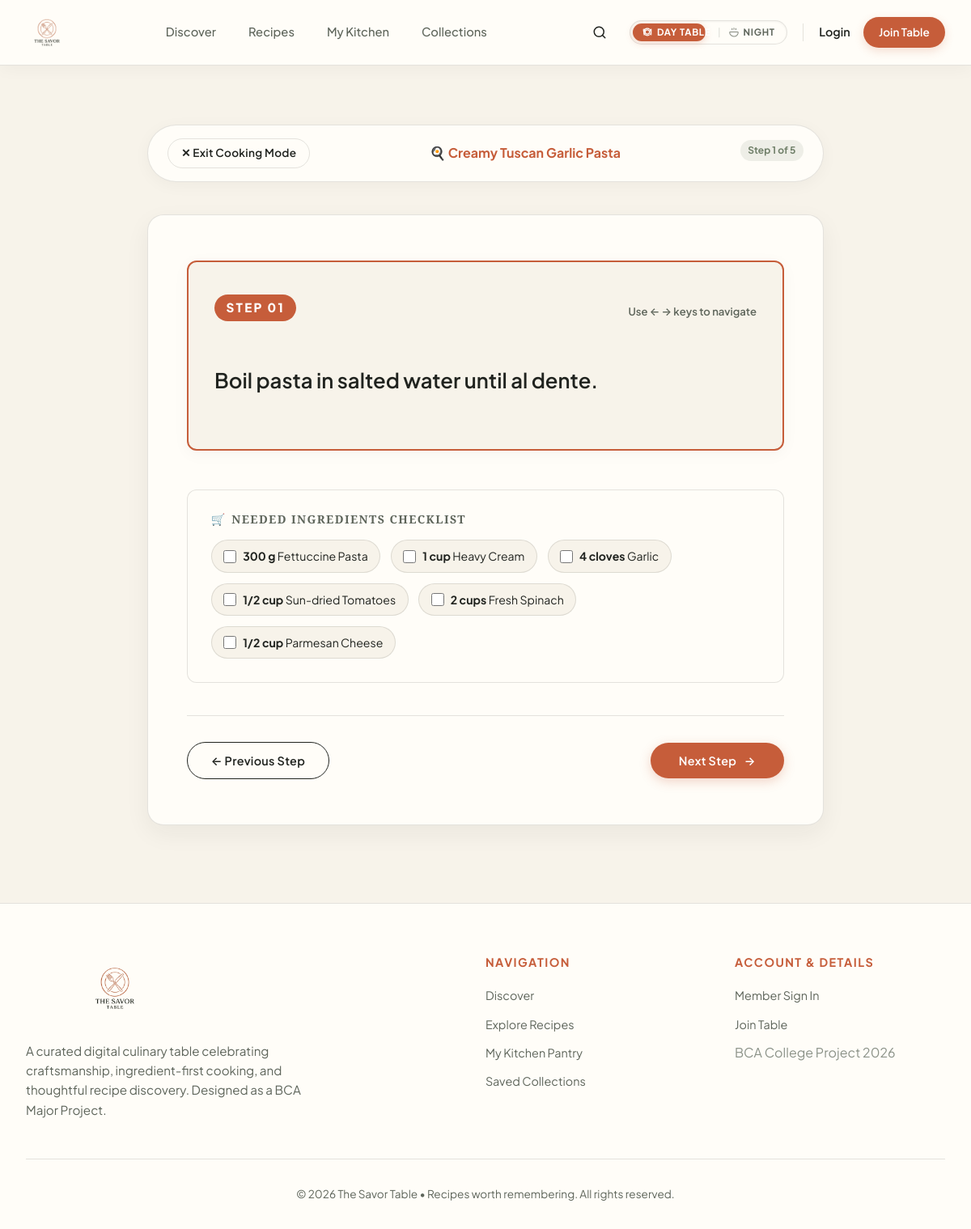
Page /recipes/1/cook on the committed database.
### models.py (models this page shows, shortened)
class Recipe(db.Model):
    __tablename__ = 'recipes'
    id = db.Column(db.Integer, primary_key=True)
    title = db.Column(db.String(200), nullable=False)
    description = db.Column(db.Text, nullable=True)
    image = db.Column(db.String(255), nullable=True)
    category_id = db.Column(db.Integer, db.ForeignKey('categories.id'), nullable=False)
    cuisine = db.Column(db.String(100), nullable=True)
    prep_time = db.Column(db.Integer, nullable=True)  # in minutes
    cook_time = db.Column(db.Integer, nullable=True)  # in minutes
    servings = db.Column(db.Integer, nullable=True)
    difficulty = db.Column(db.String(20), nullable=True, default='Medium')  # 'Easy', 'Medium', 'Hard'
    instructions = db.Column(db.Text, nullable=True)
    author_id = db.Column(db.Integer, db.ForeignKey('users.id'), nullable=False)
    created_at = db.Column(db.DateTime, default=datetime.utcnow)
    updated_at = db.Column(db.DateTime, default=datetime.utcnow, onupdate=datetime.utcnow)
    author = db.relationship('User', backref=db.backref('recipes', lazy=True))
    ingredients = db.relationship('Ingredient', backref='recipe', lazy=True, cascade='all, delete-orphan')
    favorites = db.relationship('Favorite', backref='recipe', lazy=True, cascade='all, delete-orphan')
    reviews = db.relationship('Review', backref='recipe', lazy=True, cascade='all, delete-orphan')

class Ingredient(db.Model):
    __tablename__ = 'ingredients'
    id = db.Column(db.Integer, primary_key=True)
    recipe_id = db.Column(db.Integer, db.ForeignKey('recipes.id'), nullable=False)
    name = db.Column(db.String(150), nullable=False)
    quantity = db.Column(db.String(50), nullable=True)
    unit = db.Column(db.String(50), nullable=True)

### app.py (the view)
    @app.route('/recipes/<int:recipe_id>/cook')
    def cooking_mode(recipe_id):
        recipe = db.session.get(Recipe, recipe_id)
        if not recipe:
            flash('Recipe not found.', 'danger')
            return redirect(url_for('recipes_list'))
        def parse_recipe_instructions(instructions_raw):
            if not instructions_raw:
                return []
            lines = [line.strip() for line in instructions_raw.splitlines() if line.strip()]
            steps = []
            for line in lines:
                chunks = re.split(r'(?:\r?\n|(?<=\.|\!|\?)\s+(?=(?:Step\s*)?\d+[\.\:\)]\s+))', line, flags=re.IGNORECASE)
                for chunk in chunks:
                    chunk_clean = chunk.strip()
                    if not chunk_clean:
                        continue
                    cleaned = re.sub(r'^(?:step\s*\d+[\.\:\)\-]*\s*|\d+[\.\)\:\-]+\s*)', '', chunk_clean, flags=re.IGNORECASE).strip()
                    if cleaned:
                        steps.append(cleaned)
            if not steps and instructions_raw.strip():
                cleaned = re.sub(r'^(?:step\s*\d+[\.\:\)\-]*\s*|\d+[\.\)\:\-]+\s*)', '', instructions_raw.strip(), flags=re.IGNORECASE).strip()
                if cleaned:
                    steps.append(cleaned)
            return steps
        instructions_list = parse_recipe_instructions(recipe.instructions)
        return render_template('cooking_mode.html', recipe=recipe, instructions_list=instructions_list)

### templates/cooking_mode.html (shortened to what this page needs)
{% extends "base.html" %}
{% block content %}
<section style="padding: 4rem 0 6rem; min-height: 80vh;">
    <div class="container" style="max-width: 900px;">
        <div style="display: flex; justify-content: space-between; align-items: center; margin-bottom: 2.5rem; background: var(--bg-card); border: 1px solid var(--border-color); padding: 1rem 1.5rem; border-radius: var(--radius-pill); box-shadow: var(--shadow-subtle);">
            <a href="{{ url_for('recipe_details', recipe_id=recipe.id) }}" class="btn btn-ghost" style="padding: 0.4rem 1rem; font-size: 0.85rem;">
                <span>✕ Exit Cooking Mode</span>
            </a>
            <div style="font-weight: 700; font-size: 1rem; color: var(--terracotta);">
                🍳 {{ recipe.title }}
            </div>
            <span id="stepCounterBadge" class="badge-sage">Step 1 of {{ instructions_list|length if instructions_list else 1 }}</span>
        </div>
        <div style="background: var(--bg-card); border: 1px solid var(--border-color); border-radius: var(--radius-lg); padding: 3.5rem 3rem; box-shadow: var(--shadow-card); position: relative;">
            <div style="background: var(--bg-primary); border: 2px solid var(--terracotta); border-radius: var(--radius-md); padding: 2.5rem 2rem; margin-bottom: 3rem; box-shadow: var(--shadow-subtle);">
                <div style="display: flex; justify-content: space-between; align-items: center; margin-bottom: 1.2rem;">
                    <span id="stepBadge" class="section-tag" style="font-size: 0.95rem; font-weight: 800; color: #ffffff; background: var(--terracotta); padding: 0.3rem 0.9rem; border-radius: var(--radius-pill); letter-spacing: 0.15em;">STEP 01</span>
                    <span style="font-size: 0.82rem; color: var(--text-muted); font-weight: 600;">Use ← → keys to navigate</span>
                </div>
                <div id="stepInstructionText" style="font-size: 1.6rem; line-height: 1.7; color: var(--text-main); font-weight: 600; min-height: 90px; display: flex; align-items: center;">
                </div>
            </div>
            {% if recipe.ingredients %}
                <div style="background: var(--bg-card); border: 1px solid var(--border-color); border-radius: var(--radius-md); padding: 1.8rem; margin-bottom: 2.5rem;">
                    <h4 style="font-size: 0.88rem; font-weight: 700; text-transform: uppercase; letter-spacing: 0.1em; color: var(--text-muted); margin-bottom: 1rem; display: flex; align-items: center; gap: 0.4rem;">
                        <span>🛒</span> <span>Needed Ingredients Checklist</span>
                    </h4>
                    <div style="display: flex; flex-wrap: wrap; gap: 0.8rem;">
                        {% for ing in recipe.ingredients %}
                            <label style="display: inline-flex; align-items: center; gap: 0.5rem; background: var(--bg-primary); border: 1px solid var(--border-color); padding: 0.5rem 0.9rem; border-radius: var(--radius-pill); font-size: 0.88rem; cursor: pointer; user-select: none;">
                                <input type="checkbox" style="accent-color: var(--terracotta); width: 16px; height: 16px;">
                                <span style="color: var(--text-main);"><strong>{{ ing.quantity if ing.quantity else '' }} {{ ing.unit if ing.unit else '' }}</strong> {{ ing.name }}</span>
                            </label>
                        {% endfor %}
                    </div>
                </div>
            {% endif %}
            <div style="display: flex; justify-content: space-between; align-items: center; padding-top: 2rem; border-top: 1px solid var(--border-color);">
                <button type="button" class="btn btn-outline-dark" id="prevStepBtn" onclick="prevStep()" disabled style="padding: 0.8rem 1.8rem;">
                    <span>← Previous Step</span>
                </button>
                <button type="button" class="btn btn-terracotta" id="nextStepBtn" onclick="nextStep()" style="padding: 0.8rem 2.2rem;">
                </button>
            </div>
        </div>
    </div>
</section>
{% endblock %}

### templates/base.html (shortened to what this page needs)
<!DOCTYPE html>
<html lang="en">
<head>
    <link rel="stylesheet" href="{{ url_for('static', filename='css/style.css') }}">
</head>
<body>
    <header class="navbar-fixed-header" id="mainHeader">
        <div class="nav-container">
            <a href="{{ url_for('index') }}" class="brand-logo-link" aria-label="The Savor Table Home">
                <img src="{{ url_for('static', filename='images/savor-table-logo.png') }}" alt="The Savor Table - Recipes worth remembering" class="brand-logo-img">
            </a>
            <ul class="nav-links-center">
                <li class="nav-item {% if request.endpoint == 'index' %}active{% endif %}">
                    <a href="{{ url_for('index') }}" class="nav-link">
                        <span class="link-label">Discover</span>
                    </a>
                </li>
                <li class="nav-item {% if request.endpoint in ['recipes_list', 'recipe_details'] %}active{% endif %}">
                    <a href="{{ url_for('recipes_list') }}" class="nav-link">
                        <span class="link-label">Recipes</span>
                    </a>
                </li>
                <li class="nav-item {% if request.endpoint == 'my_kitchen' %}active{% endif %}">
                    <a href="{{ url_for('my_kitchen') }}" class="nav-link">
                        <span class="link-label">My Kitchen</span>
                    </a>
                </li>
                <li class="nav-item {% if request.endpoint == 'collections' %}active{% endif %}">
                    <a href="{{ url_for('collections') }}" class="nav-link">
                        <span class="link-label">Collections</span>
                    </a>
                </li>
            </ul>
            <div class="nav-actions-right">
                <div class="nav-search-wrapper" id="navSearchWrapper">
                    <button type="button" class="nav-search-trigger" id="navSearchTrigger" aria-label="Toggle Search">
                        <svg width="18" height="18" viewBox="0 0 24 24" fill="none" stroke="currentColor" stroke-width="2" stroke-linecap="round" stroke-linejoin="round">
                            <circle cx="11" cy="11" r="8"></circle>
                            <line x1="21" y1="21" x2="16.65" y2="16.65"></line>
                        </svg>
                    </button>
                </div>
                <div class="culinary-theme-switch-container">
                    <div class="culinary-theme-switch" id="culinaryThemeSwitchDesktop" role="radiogroup" aria-label="Table Theme Selection">
                        <div class="theme-switch-slider"></div>
                        <button type="button"
                                class="theme-option-btn active"
                                id="themeBtnDayDesktop"
                                data-theme-val="light"
                                role="radio"
                                aria-checked="true"
                                aria-label="Switch to Day Table theme">
                            <span class="theme-btn-label">DAY TABLE</span>
                        </button>
                        <span class="theme-switch-divider" aria-hidden="true">|</span>
                        <button type="button"
                                class="theme-option-btn"
                                id="themeBtnNightDesktop"
                                data-theme-val="dark"
                                role="radio"
                                aria-checked="false"
                                aria-label="Switch to Night Table theme">
                            <span class="theme-btn-label">NIGHT</span>
                        </button>
                    </div>
                </div>
                {% if session.get('user_id') %}
                    <div class="user-profile-dropdown-wrapper" id="userProfileDropdown">
                        <button type="button" class="user-chip-btn" id="userChipBtn" aria-expanded="false" aria-label="User Account Menu">
                            <span class="user-avatar-initial">{{ session.get('user_name')[0]|upper }}</span>
                            <span class="user-chip-name">{{ session.get('user_name') }}</span>
                            <svg class="chevron-icon" width="12" height="12" viewBox="0 0 24 24" fill="none" stroke="currentColor" stroke-width="2">
                                <path d="M6 9l6 6 6-6"/>
                            </svg>
                        </button>
                        <div class="profile-dropdown-menu" id="profileDropdownMenu">
                            <div class="dropdown-header">
                                <strong>{{ session.get('user_name') }}</strong>
                                <small>{{ session.get('user_email') }}</small>
                            </div>
                            <div class="dropdown-divider"></div>
                            <a href="{{ url_for('profile') }}" class="dropdown-item">
                                <span>👤 My Profile</span>
                            </a>
                            <a href="{{ url_for('my_kitchen') }}" class="dropdown-item">
                                <span>🍳 My Kitchen</span>
                            </a>
                            <a href="{{ url_for('collections') }}" class="dropdown-item">
                                <span>🔖 Collections</span>
                            </a>
                            <div class="dropdown-divider"></div>
                            <a href="{{ url_for('logout') }}" class="dropdown-item text-danger">
                                <span>🚪 Logout</span>
                            </a>
                        </div>
                    </div>
                {% else %}
                    <div class="auth-btn-group">
                        <a href="{{ url_for('login') }}" class="nav-auth-link">Login</a>
                        <a href="{{ url_for('register') }}" class="nav-join-btn">Join Table</a>
                    </div>
                {% endif %}
            </div>
        </div>
    </header>
    <main class="main-content">
        {% block content %}{% endblock %}
    </main>
    <footer class="footer">
        <div class="container">
            <div class="footer-grid">
                <div class="footer-brand">
                    <div style="margin-bottom: 1.2rem;">
                        <img src="{{ url_for('static', filename='images/savor-table-logo.png') }}" alt="The Savor Table - Recipes worth remembering" class="footer-logo-img">
                    </div>
                    <p style="color: var(--text-muted); max-width: 380px; font-size: 0.95rem; line-height: 1.6;">
                        A curated digital culinary table celebrating craftsmanship, ingredient-first cooking, and thoughtful recipe discovery. Designed as a BCA Major Project.
                    </p>
                </div>
                <div>
                    <h4 style="font-family: var(--font-sans); font-size: 0.9rem; font-weight: 700; text-transform: uppercase; letter-spacing: 0.1em; color: var(--terracotta); margin-bottom: 1.2rem;">Navigation</h4>
                    <ul class="footer-links">
                        <li><a href="{{ url_for('index') }}">Discover</a></li>
                        <li><a href="{{ url_for('recipes_list') }}">Explore Recipes</a></li>
                        <li><a href="{{ url_for('my_kitchen') }}">My Kitchen Pantry</a></li>
                        <li><a href="{{ url_for('collections') }}">Saved Collections</a></li>
                    </ul>
                </div>
                <div>
                    <h4 style="font-family: var(--font-sans); font-size: 0.9rem; font-weight: 700; text-transform: uppercase; letter-spacing: 0.1em; color: var(--terracotta); margin-bottom: 1.2rem;">Account & Details</h4>
                    <ul class="footer-links">
                        {% if session.get('user_id') %}
                            <li><a href="{{ url_for('profile') }}">My Profile</a></li>
                            <li><a href="{{ url_for('logout') }}">Sign Out</a></li>
                        {% else %}
                            <li><a href="{{ url_for('login') }}">Member Sign In</a></li>
                            <li><a href="{{ url_for('register') }}">Join Table</a></li>
                        {% endif %}
                        <li><span style="color: var(--text-dim);">BCA College Project 2026</span></li>
                    </ul>
                </div>
            </div>
            <div class="footer-bottom">
                <p>&copy; 2026 The Savor Table • Recipes worth remembering. All rights reserved.</p>
            </div>
        </div>
    </footer>
</body>
</html>

### rows in the picture
Recipe: title "Creamy Tuscan Garlic Pasta"
Ingredient: quantity "300", unit "g", name "Fettuccine Pasta"
Ingredient: quantity "1", unit "cup", name "Heavy Cream"
Ingredient: quantity "4", unit "cloves", name "Garlic"
Ingredient: quantity "1/2", unit "cup", name "Sun-dried Tomatoes"
Ingredient: quantity "2", unit "cups", name "Fresh Spinach"
Ingredient: quantity "1/2", unit "cup", name "Parmesan Cheese"
